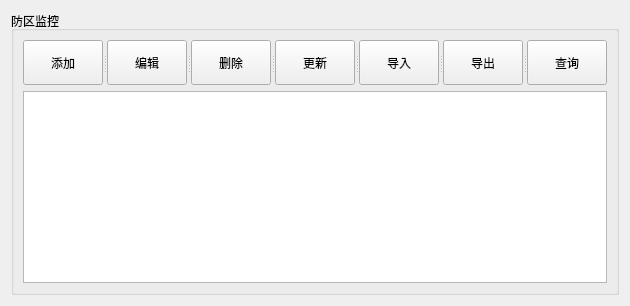
        <widget class="QWidget" name="page_3">
         <layout class="QGridLayout" name="gridLayout_4">
          <item row="0" column="0">
           <widget class="QGroupBox" name="groupBox_11">
            <property name="title">
             <string>防区监控</string>
            </property>
            <layout class="QGridLayout" name="gridLayout_9">
             <item row="1" column="0">
              <widget class="QTableView" name="tableView_2"/>
             </item>
             <item row="0" column="0">
              <widget class="QSplitter" name="splitter_2">
               <property name="orientation">
                <enum>Qt::Horizontal</enum>
               </property>
               <widget class="QPushButton" name="pushButton_8">
                <property name="minimumSize">
                 <size>
                  <width>0</width>
                  <height>45</height>
                 </size>
                </property>
                <property name="text">
                 <string>添加</string>
                </property>
                <property name="icon">
                 <iconset resource="../other/main.qrc">
                  <normaloff>:/image/add.png</normaloff>:/image/add.png</iconset>
                </property>
               </widget>
               <widget class="QPushButton" name="pushButton_9">
                <property name="minimumSize">
                 <size>
                  <width>0</width>
                  <height>45</height>
                 </size>
                </property>
                <property name="text">
                 <string>编辑</string>
                </property>
                <property name="icon">
                 <iconset resource="../other/main.qrc">
                  <normaloff>:/image/edit.png</normaloff>:/image/edit.png</iconset>
                </property>
               </widget>
               <widget class="QPushButton" name="pushButton_10">
                <property name="minimumSize">
                 <size>
                  <width>0</width>
                  <height>45</height>
                 </size>
                </property>
                <property name="text">
                 <string>删除</string>
                </property>
                <property name="icon">
                 <iconset resource="../other/main.qrc">
                  <normaloff>:/image/delete.png</normaloff>:/image/delete.png</iconset>
                </property>
               </widget>
               <widget class="QPushButton" name="pushButton_11">
                <property name="minimumSize">
                 <size>
                  <width>0</width>
                  <height>45</height>
                 </size>
                </property>
                <property name="text">
                 <string>更新</string>
                </property>
                <property name="icon">
                 <iconset resource="../other/main.qrc">
                  <normaloff>:/image/update.png</normaloff>:/image/update.png</iconset>
                </property>
               </widget>
               <widget class="QPushButton" name="pushButton_12">
                <property name="minimumSize">
                 <size>
                  <width>0</width>
                  <height>45</height>
                 </size>
                </property>
                <property name="text">
                 <string>导入</string>
                </property>
                <property name="icon">
                 <iconset resource="../other/main.qrc">
                  <normaloff>:/image/Import.png</normaloff>:/image/Import.png</iconset>
                </property>
               </widget>
               <widget class="QPushButton" name="pushButton_13">
                <property name="minimumSize">
                 <size>
                  <width>0</width>
                  <height>45</height>
                 </size>
                </property>
                <property name="text">
                 <string>导出</string>
                </property>
                <property name="icon">
                 <iconset resource="../other/main.qrc">
                  <normaloff>:/image/denglu1.png</normaloff>:/image/denglu1.png</iconset>
                </property>
               </widget>
               <widget class="QPushButton" name="pushButton_49">
                <property name="maximumSize">
                 <size>
                  <width>16777215</width>
                  <height>45</height>
                 </size>
                </property>
                <property name="text">
                 <string>查询</string>
                </property>
                <property name="icon">
                 <iconset resource="../other/main.qrc">
                  <normaloff>:/image/inquire.png</normaloff>:/image/inquire.png</iconset>
                </property>
               </widget>
              </widget>
             </item>
            </layout>
           </widget>
          </item>
         </layout>
        </widget>
